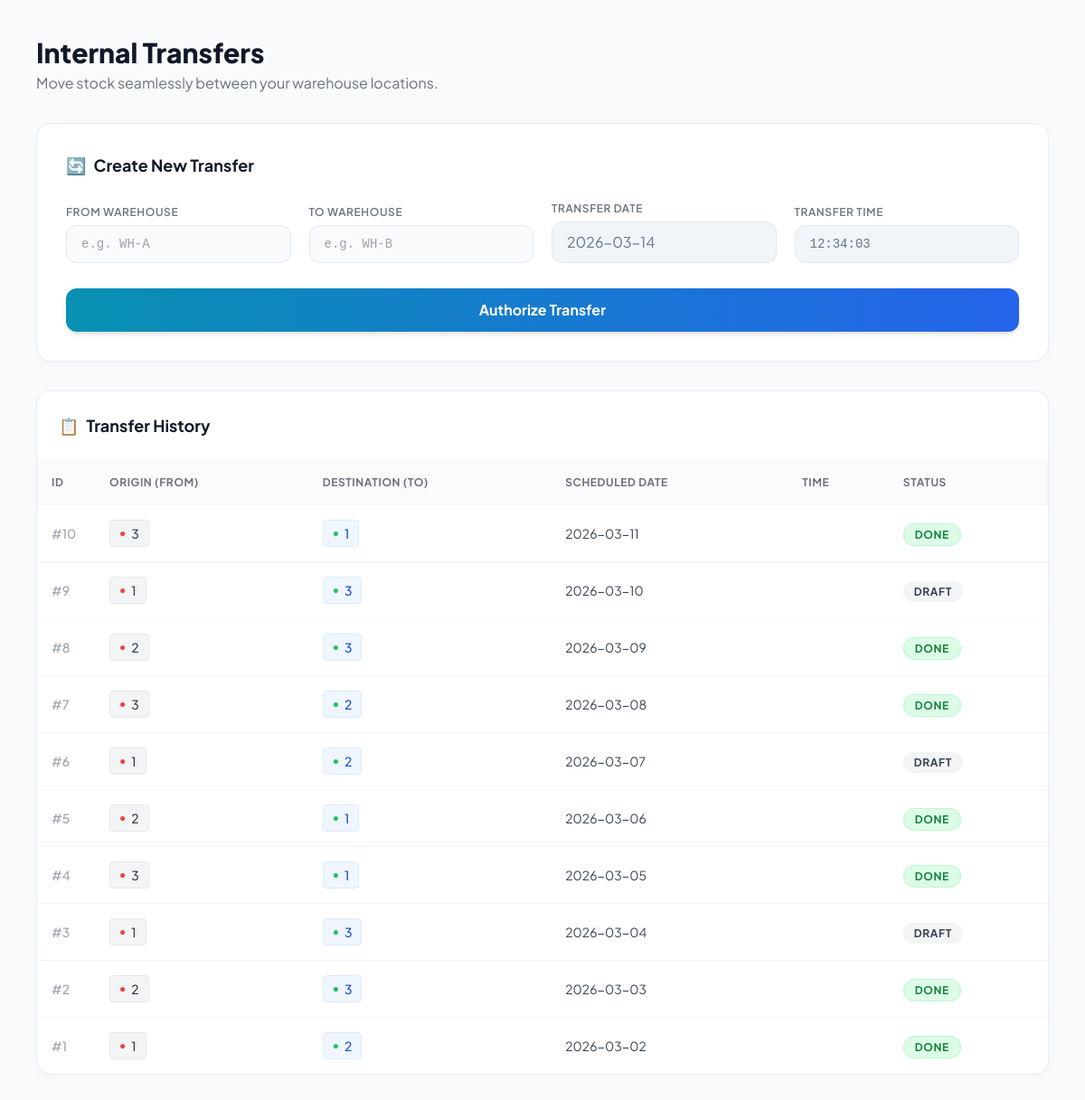
The page /transfers.php (signed in) on the database its author committed.
### tables this page shows
CREATE TABLE `transfers` (
  `transfer_id` int(11) NOT NULL,
  `from_warehouse` int(11) DEFAULT NULL,
  `to_warehouse` int(11) DEFAULT NULL,
  `transfer_date` date DEFAULT NULL,
  `status` enum('draft','done') DEFAULT NULL
);

### transfers.php (the view, shortened to what this page needs)
<?php
include "db.php";
$data=mysqli_query($conn,"SELECT * FROM transfers ORDER BY transfer_id DESC");
?>
<!DOCTYPE html>
<html lang="en">
<head>
    <script src="https://cdn.tailwindcss.com"></script>
</head>
<body class="flex h-screen overflow-hidden text-gray-800">
    <main class="flex-1 h-full overflow-y-auto relative">
        <div class="p-6 lg:p-10 max-w-7xl mx-auto space-y-8">
            <div class="flex flex-col md:flex-row justify-between items-start md:items-center gap-4 fade-in">
                <div>
                    <h1 class="text-3xl font-extrabold text-gray-900">Internal Transfers</h1>
                    <p class="text-gray-500 mt-1">Move stock seamlessly between your warehouse locations.</p>
                </div>
            </div>
            <div class="glass-panel p-6 lg:p-8 fade-in" style="animation-delay: 0.1s;">
                <h3 class="text-lg font-bold text-gray-900 mb-5 flex items-center gap-2"><span>🔄</span> Create New Transfer</h3>
                <form method="post" class="grid grid-cols-1 md:grid-cols-2 lg:grid-cols-4 gap-5 items-end">
                    <div class="space-y-1">
                        <label class="text-xs font-semibold text-gray-500 uppercase tracking-wider">From Warehouse</label>
                        <input name="from_warehouse" placeholder="e.g. WH-A" class="form-input font-mono text-sm" required>
                    </div>
                    <div class="space-y-1">
                        <label class="text-xs font-semibold text-gray-500 uppercase tracking-wider">To Warehouse</label>
                        <input name="to_warehouse" placeholder="e.g. WH-B" class="form-input font-mono text-sm" required>
                    </div>
                    <div class="space-y-1">
                        <label class="text-xs font-semibold text-gray-500 uppercase tracking-wider">Transfer Date</label>
                        <input type="text" name="transfer_date" value="<?php echo date('Y-m-d'); ?>" class="form-input" readonly>
                    </div>
                    <div class="space-y-1">
                        <label class="text-xs font-semibold text-gray-500 uppercase tracking-wider">Transfer Time</label>
                        <input type="text" id="transfer_time" name="transfer_time" class="form-input font-mono text-sm" readonly>
                    </div>
                    <div class="lg:col-span-4 mt-2">
                        <button name="add" class="w-full bg-gradient-to-r from-cyan-600 to-blue-600 hover:from-cyan-700 hover:to-blue-700 text-white font-bold py-3 px-4 rounded-xl shadow-md hover:shadow-lg transition-all transform hover:-translate-y-0.5">
                            Authorize Transfer
                        </button>
                    </div>
                </form>
            </div>
            <div class="glass-panel overflow-hidden fade-in" style="animation-delay: 0.2s;">
                <div class="p-6 border-b border-gray-100 bg-white">
                    <h3 class="text-lg font-bold text-gray-900 flex items-center gap-2"><span>📋</span> Transfer History</h3>
                </div>
                <div class="overflow-x-auto">
                    <table class="w-full text-left border-collapse">
                        <thead>
                            <tr class="bg-gray-50/80 text-gray-500 text-xs tracking-wider uppercase border-b border-gray-100">
                                <th class="p-4 font-bold w-16">ID</th>
                                <th class="p-4 font-bold">Origin (From)</th>
                                <th class="p-4 font-bold">Destination (To)</th>
                                <th class="p-4 font-bold">Scheduled Date</th>
                                <th class="p-4 font-bold">Time</th>
                                <th class="p-4 font-bold">Status</th>
                            </tr>
                        </thead>
                        <tbody class="divide-y divide-gray-100 text-sm">
                            <?php if($data && mysqli_num_rows($data) > 0): ?>
                                <?php while($row=mysqli_fetch_assoc($data)){ ?>
                                <tr class="hover:bg-cyan-50/30 transition-colors group">
                                    <td class="p-4 text-gray-400 font-medium">#<?php echo $row['transfer_id']; ?></td>
                                    <td class="p-4">
                                        <span class="inline-flex items-center gap-1.5 px-2.5 py-1 rounded bg-gray-100 border border-gray-200 text-gray-700 font-medium">
                                            <span class="text-red-500 text-xs">●</span> <?php echo htmlspecialchars($row['from_warehouse']); ?>
                                        </span>
                                    </td>
                                    <td class="p-4">
                                        <span class="inline-flex items-center gap-1.5 px-2.5 py-1 rounded bg-blue-50 border border-blue-100 text-blue-700 font-medium">
                                            <span class="text-green-500 text-xs">●</span> <?php echo htmlspecialchars($row['to_warehouse']); ?>
                                        </span>
                                    </td>
                                    <td class="p-4 text-gray-700"><?php echo htmlspecialchars($row['transfer_date']); ?></td>
                                    <td class="p-4 text-gray-500 font-mono text-xs"><?php echo htmlspecialchars($row['transfer_time']); ?></td>
                                    <td class="p-4">
                                        <?php
                                            $status = strtolower($row['status']);
                                            $badgeColor = 'bg-gray-100 text-gray-700';
                                            if ($status === 'ready' || $status === 'done' || $status === 'completed') {
                                                $badgeColor = 'bg-green-100 text-green-700 border border-green-200';
                                            } elseif ($status === 'waiting' || $status === 'pending' || $status === 'in-transit') {
                                                $badgeColor = 'bg-cyan-100 text-cyan-700 border border-cyan-200';
                                            } elseif ($status === 'canceled' || $status === 'failed') {
                                                $badgeColor = 'bg-red-100 text-red-700 border border-red-200';
                                            }
                                        ?>
                                        <span class="px-3 py-1 text-xs font-bold uppercase tracking-wider rounded-full <?php echo $badgeColor; ?>">
                                            <?php echo htmlspecialchars($row['status']); ?>
                                        </span>
                                    </td>
                                </tr>
                                <?php } ?>
                            <?php endif; ?>
                        </tbody>
                    </table>
                </div>
            </div>
        </div>
    </main>
</body>
</html>

### transfers.php (style rules this page uses)
body { font-family: 'Plus Jakarta Sans', sans-serif; background: #f8fafc; }
.glass-panel { background: #ffffff; border: 1px solid rgba(226, 232, 240, 0.8); box-shadow: 0 10px 25px -5px rgba(0, 0, 0, 0.02), 0 8px 10px -6px rgba(0, 0, 0, 0.01); border-radius: 1rem; transition: all 0.3s ease; }
.form-input { width: 100%; background-color: #f8fafc; border: 1px solid #e2e8f0; color: #334155; border-radius: 0.75rem; padding: 0.625rem 1rem; transition: all 0.2s; }
.form-input[readonly] { background-color: #f1f5f9; color: #64748b; cursor: not-allowed; border-color: #e2e8f0; }
.fade-in { opacity: 0; transform: translateY(10px); animation: fadeIn 0.5s cubic-bezier(0.16, 1, 0.3, 1) forwards; }

### rows shown on the page
transfers: transfer_id "10", from_warehouse "3", to_warehouse "1", transfer_date "2026-03-11", status "DONE"
transfers: transfer_id "9", from_warehouse "1", to_warehouse "3", transfer_date "2026-03-10", status "DRAFT"
transfers: transfer_id "8", from_warehouse "2", to_warehouse "3", transfer_date "2026-03-09", status "DONE"
transfers: transfer_id "7", from_warehouse "3", to_warehouse "2", transfer_date "2026-03-08", status "DONE"
transfers: transfer_id "6", from_warehouse "1", to_warehouse "2", transfer_date "2026-03-07", status "DRAFT"
transfers: transfer_id "5", from_warehouse "2", to_warehouse "1", transfer_date "2026-03-06", status "DONE"
transfers: transfer_id "4", from_warehouse "3", to_warehouse "1", transfer_date "2026-03-05", status "DONE"
transfers: transfer_id "3", from_warehouse "1", to_warehouse "3", transfer_date "2026-03-04", status "DRAFT"
transfers: transfer_id "2", from_warehouse "2", to_warehouse "3", transfer_date "2026-03-03", status "DONE"
transfers: transfer_id "1", from_warehouse "1", to_warehouse "2", transfer_date "2026-03-02", status "DONE"
